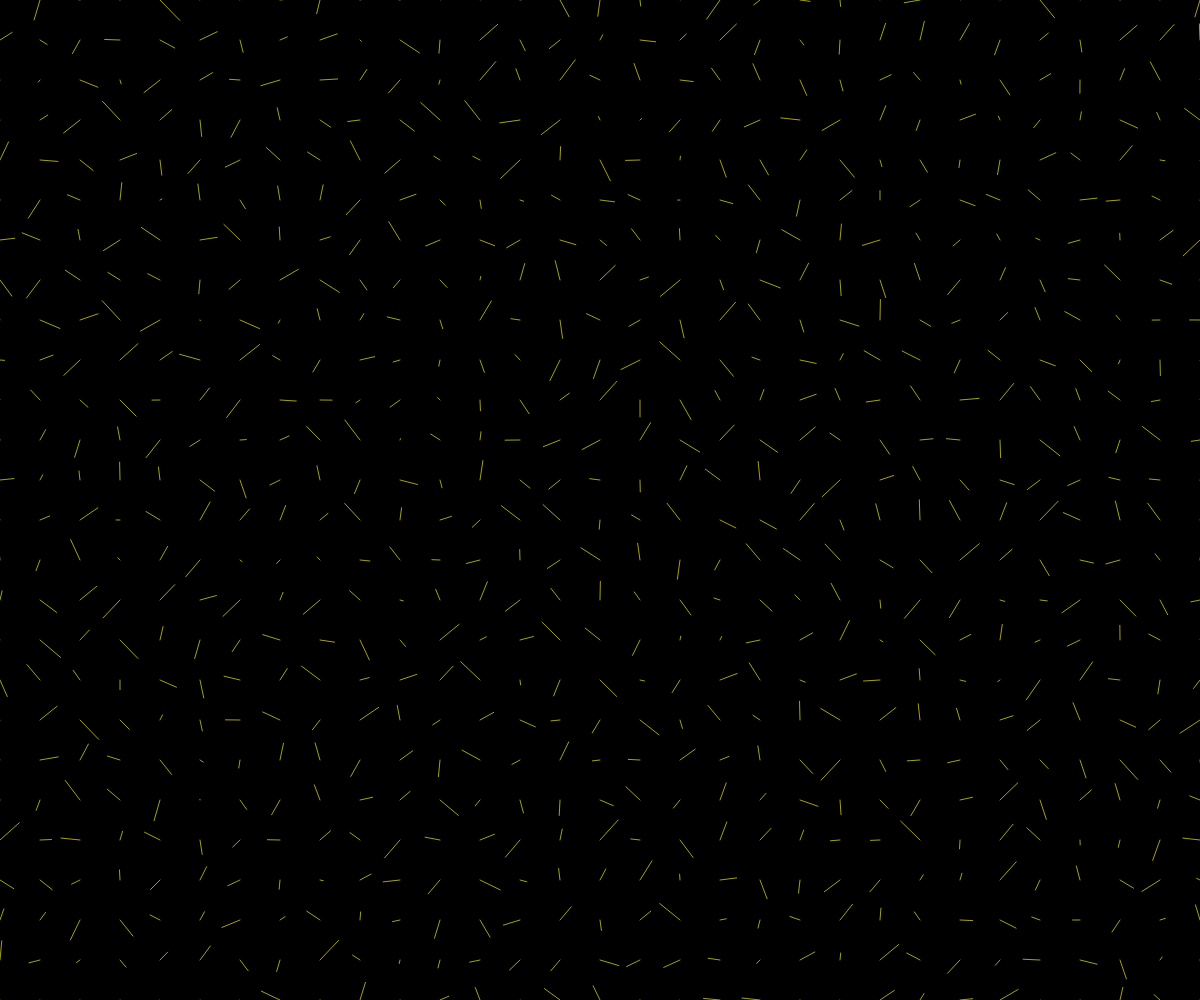
Frame 1 (no input)
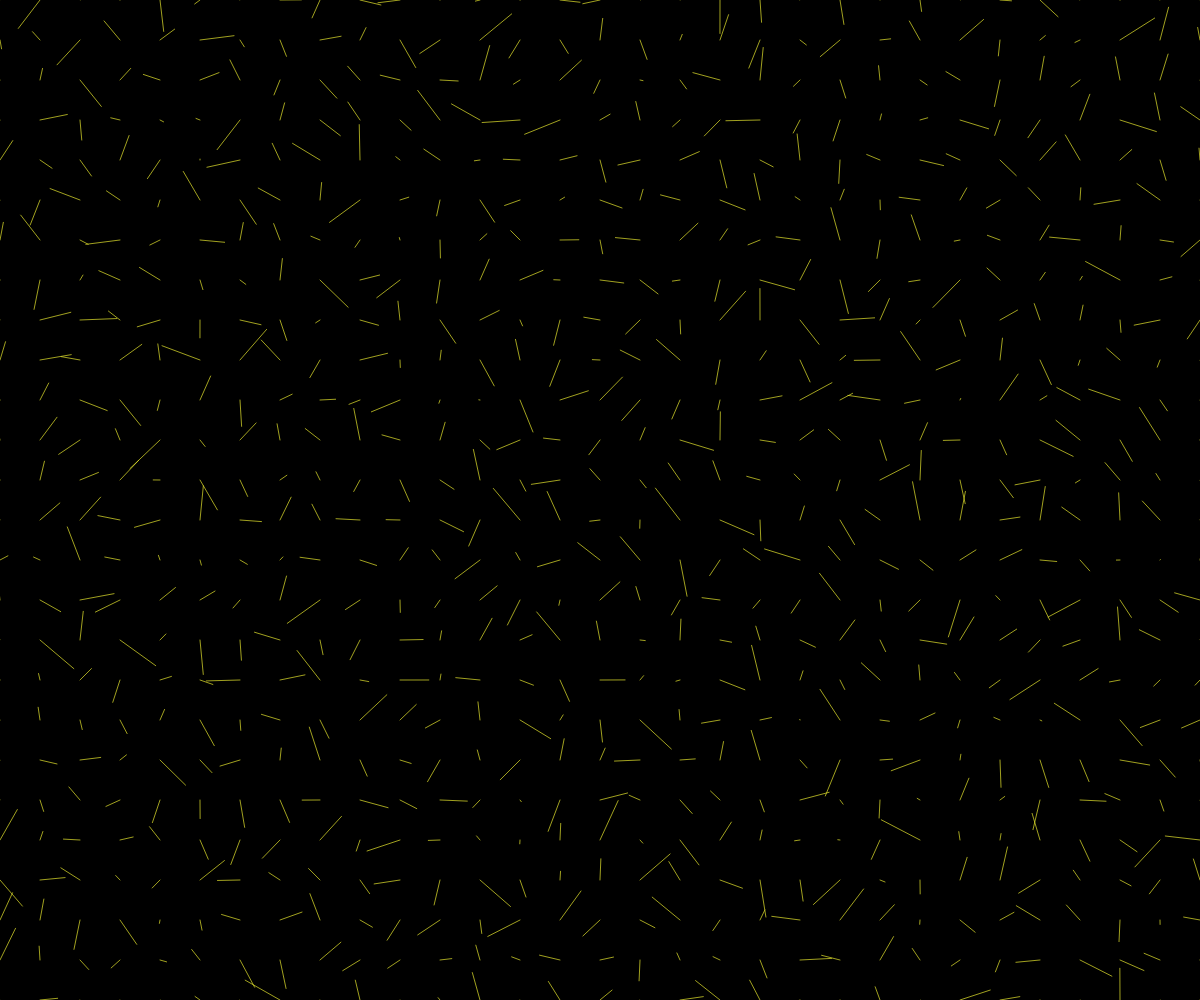
Frame 60 (no input)
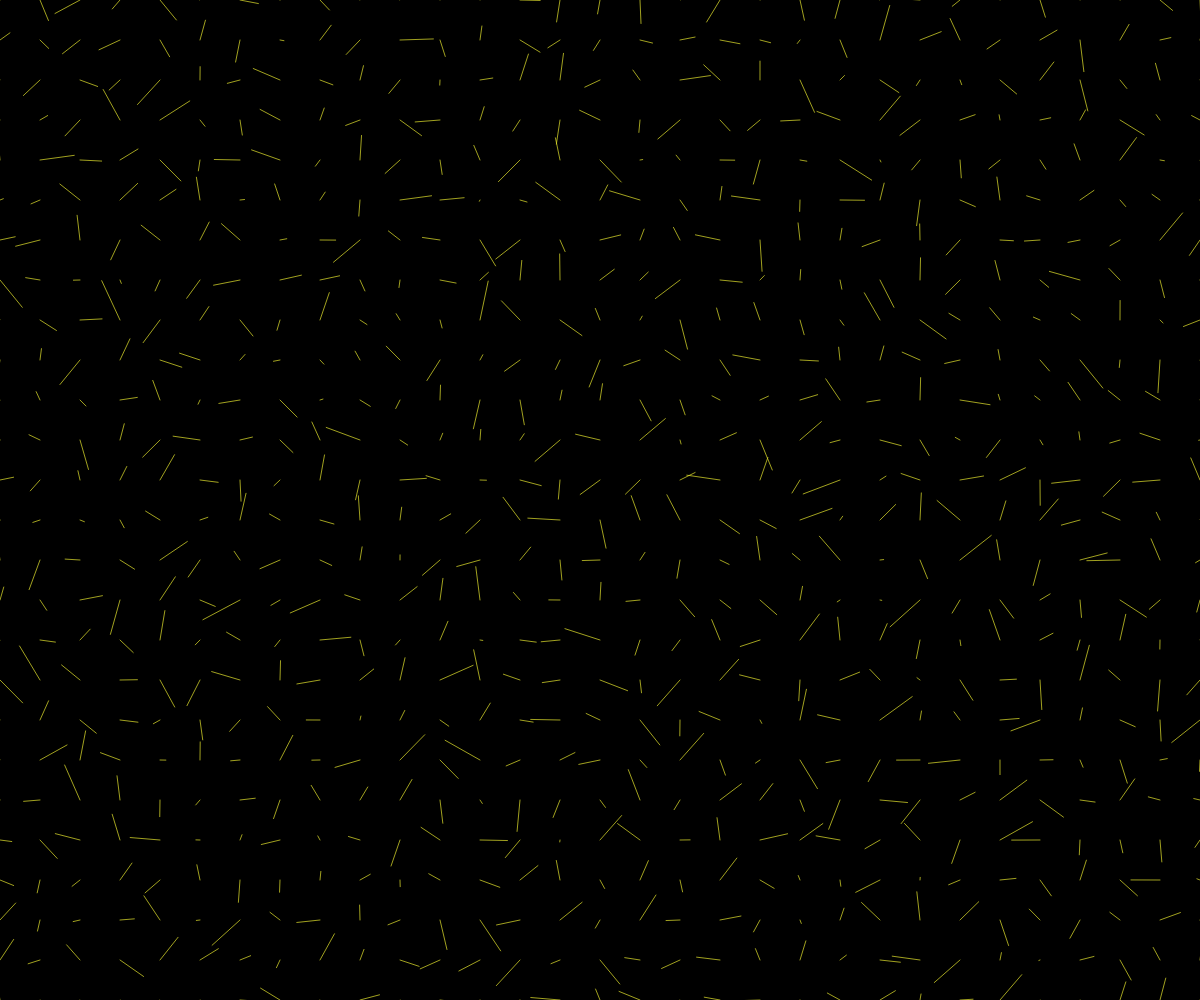
Frame 120 (the mouse pressed at the canvas centre since frame 60)

The p5.js sketch that drew these frames (run headless with seeded random() and noise() and a simulated clock; from frame 60 on, the mouse is pressed at the canvas centre):

// p5.js sketch
// ── sketch.js
let lines = [];
let time = 0;

function setup() {
  createCanvas(windowWidth, windowHeight);
  colorMode(HSB, 360, 100, 100, 1);
  noFill();
  
  // Initialize lattice structure with angular geometric lines
  let spacing = 40;
  for (let x = 0; x < width + spacing; x += spacing) {
    for (let y = 0; y < height + spacing; y += spacing) {
      lines.push({
        x1: x,
        y1: y,
        x2: x + random(-spacing/2, spacing/2),
        y2: y + random(-spacing/2, spacing/2),
        angle: random(TWO_PI),
        pulse: 0,
        speed: random(0.02, 0.05)
      });
    }
  }
}

function draw() {
  background(0);
  
  time += 0.02;
  
  // Draw and update lattice lines
  stroke(60, 80, 90, 0.7);
  strokeWeight(1);
  
  for (let i = 0; i < lines.length; i++) {
    let l = lines[i];
    
    // Update pulse for rhythmic effect
    l.pulse += l.speed;
    
    // Angular movement and pulse-based expansion
    let pulseRadius = sin(l.pulse) * 20;
    let angle = time * 0.5 + l.angle;
    
    // Create sharp, angular geometric forms
    let x1 = l.x1;
    let y1 = l.y1;
    let x2 = l.x2 + cos(angle) * pulseRadius;
    let y2 = l.y2 + sin(angle) * pulseRadius;
    
    // Draw the line
    line(x1, y1, x2, y2);
  }
}

function windowResized() {
  resizeCanvas(windowWidth, windowHeight);
}
